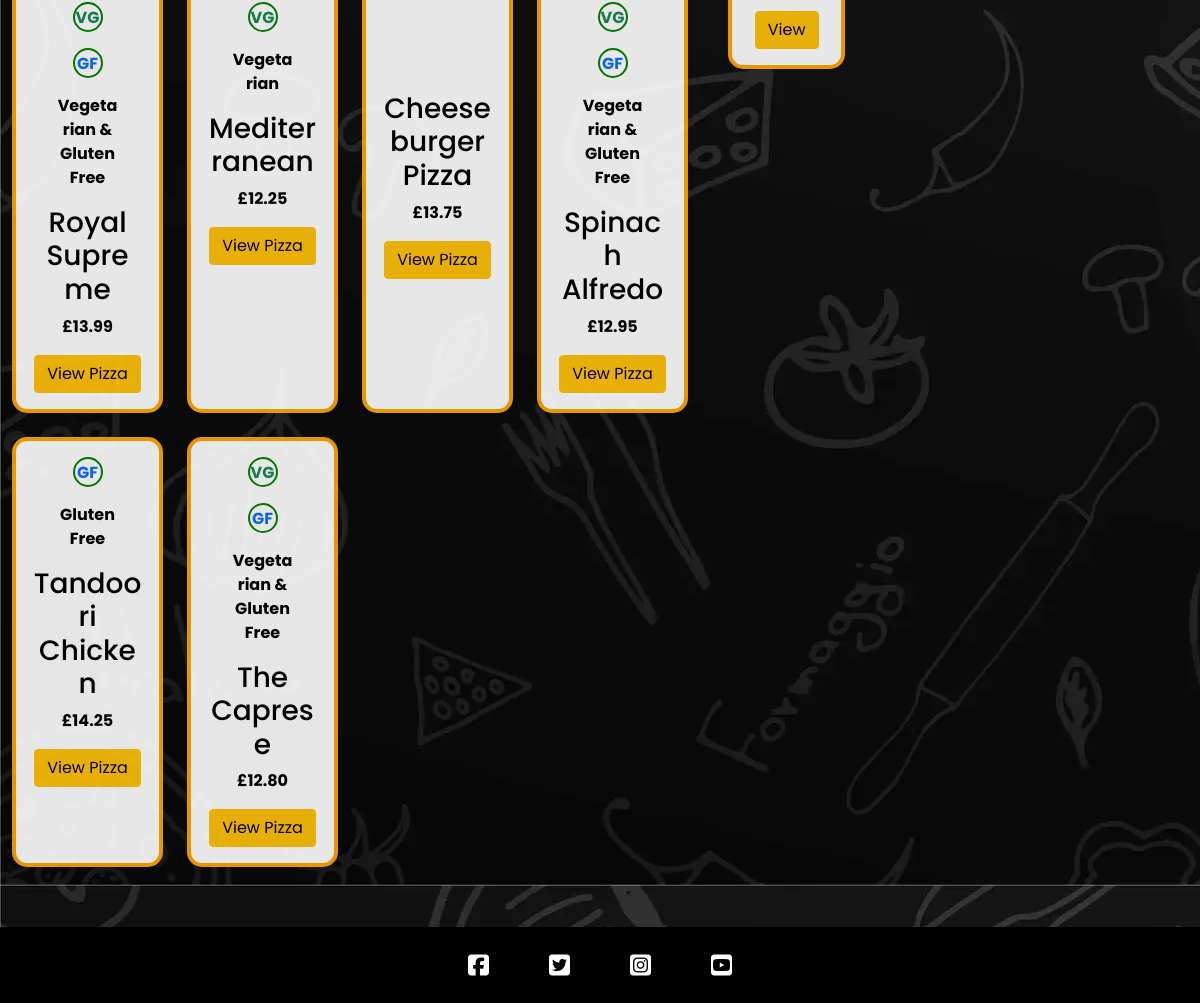
The app's page /menu/ (lower part), older data.
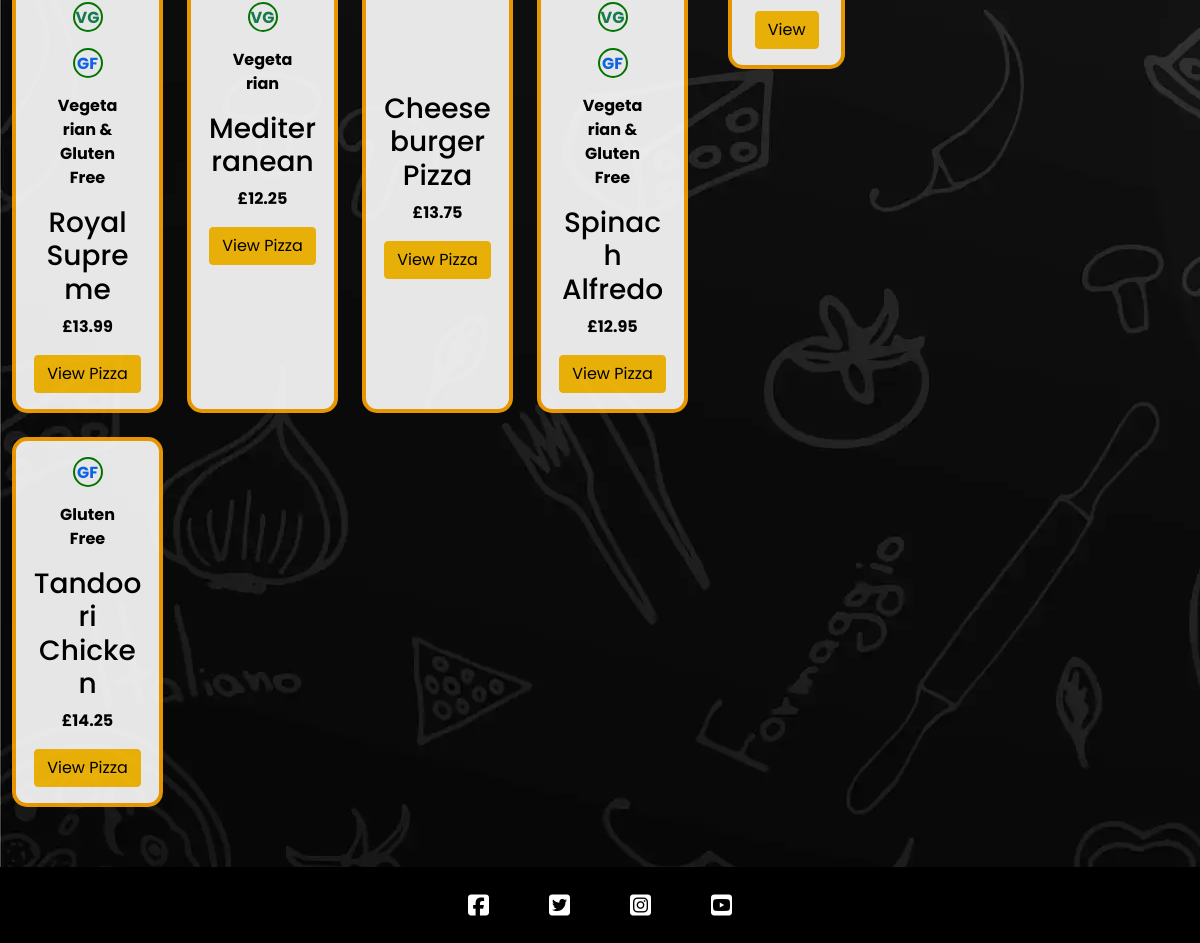
The same page, newer data.
### menu/models.py (models this page shows, shortened)
class Pizza(models.Model):
    name = models.CharField(max_length=120,
                            unique=True)
    description = models.TextField(blank=True)
    active = models.CharField(choices=ACTIVE_CHOICES,
                              max_length=3,
                              blank=False,
                              default="No")
    is_gf = models.CharField(choices=ACTIVE_CHOICES,
                              max_length=3,
                              blank=False,
                              default="No")
    is_veg = models.CharField(choices=ACTIVE_CHOICES,
                              max_length=3,
                              blank=False,
                              default="No")
    price = models.DecimalField(max_digits=6, decimal_places=2)
    class Meta:
        verbose_name_plural = "Artisan Pizzas"

class Extras(models.Model):
    CATEGORIES_CHOICES = [
        ("Desserts", "Desserts"),
        ("Drinks", "Drinks"),
        ("Sides", "Sides"),
    ]
    name = models.CharField(max_length=50, unique=True)
    description = models.TextField(blank=True)
    category = models.CharField(choices=CATEGORIES_CHOICES,
                                max_length=10,
                                blank=False)
    active = models.CharField(choices=ACTIVE_CHOICES,
                              max_length=3,
                              blank=False,
                              default="No")
    price = models.DecimalField(max_digits=6, decimal_places=2)
    class Meta:
        verbose_name_plural = "Desserts, Drinks and Sides"

### menu/views.py (the view)
# urls.py: path('', views.menu_view, name='menu'),
def menu_view(request):
    if request.user.is_staff:
        deal = Deal.objects.all()
        pizza = Pizza.objects.all()
        extra = Extras.objects.all()
    else:
        deal = Deal.objects.filter(active='Yes')
        pizza = Pizza.objects.filter(active="Yes")
        extra = Extras.objects.filter(active='Yes')
    filter = request.GET.get('allergen-filter')
    if filter =="all":
        deal = deal
        pizza = pizza
        messages.add_message(
        request, messages.SUCCESS,
        'All options shown')
    elif filter == "vg":
        pizza = pizza.filter(is_veg="Yes", is_gf="No")
        deal = deal.filter(pizza__is_veg="Yes", pizza__is_gf="No")
        messages.add_message(
        request, messages.SUCCESS,
        'Veg options shown')
    elif filter == "gf":
        pizza =pizza.filter(is_veg="No", is_gf="Yes")
        deal = deal.filter(pizza__is_veg="No", pizza__is_gf="Yes")
        messages.add_message(
        request, messages.SUCCESS,
        'Gluten Free options shown')
    elif filter == "vg_gf":
        pizza =pizza.filter(is_veg="Yes", is_gf="Yes")
        deal = deal.filter(pizza__is_veg="Yes", pizza__is_gf="Yes")
        messages.add_message(
        request, messages.SUCCESS,
        'Veg and Gluten Free shown')
    elif filter == "default":
        messages.add_message(
        request, messages.INFO,
        'Please select an option first')
    template = "menu/menu.html"
    context = {
        "deals": deal,
        "pizza": pizza,
        "extras": extra
    }
    return render(request, template, context)

### menu/templates/menu/menu.html (shortened to what this page needs)
{% extends "base.html" %}
{% load static %}
{% block content %}
<div class="container-fluid secondary-bg d-flex flex-column h-100">
    <div class="row text-dark">
        <div class="col-lg-7">
            <section id="pizzas" class="mb-4">
                <div class="row">
                    {% for item in pizza %}
                    <div class="offset-2 col-8 offset-sm-0 col-sm-3 mb-4">
                        <div class="card h-100">
                            <div class="card-body brand-text text-center">
                                {% if item.is_veg == "Yes" and item.is_gf == "Yes" %}
                                <div class="container text-center">
                                    <div class="row">
                                        <div class="col">
                                            <p class="text-success allergen-circle"><b>VG</b></p>
                                            <p class="text-primary allergen-circle"><b>GF</b></p>
                                            <p><b>Vegetarian & Gluten Free</b></p>
                                        </div>
                                    </div>
                                </div>
                                {% elif item.is_veg == "Yes" %}
                                <div class="container">
                                    <div class="row">
                                        <div class="col">
                                            <p class="text-success allergen-circle"><b>VG</b></p>
                                            <p><b>Vegetarian</b></p>
                                        </div>
                                    </div>
                                </div>
                                {% elif item.is_gf == "Yes" %}
                                <div class="container">
                                    <div class="row">
                                        <div class="col">
                                            <p class="text-primary allergen-circle"><b>GF</b></p>
                                            <p><b>Gluten Free</b></p>
                                        </div>
                                    </div>
                                </div>
                                {% else %}
                                <p class="allergen-circle-none">&nbsp</p>
                                <p class="pt-1"><b>&nbsp</b></p>
                                {% endif %}
                                <h3 class="card-title">{{ item.name }}</h3>
                                <p class="card-text"><b>£{{ item.price }}</b></p>
                                <a href="{% url 'product_detail' item.id %}?item_type=pizza"
                                    class="btn btn-warning">View Pizza</a>
                            </div>
                        </div>
                    </div>
                    {% endfor %}
                </div>
            </section>
        </div>
        <div class="col-8 offset-2 offset-sm-0 col-sm-3 col-md-2 m-md-3 col-lg-2">
            <section id="desserts"class="col-12 col-md-12 col-xl-8">
                <div class="card mb-3">
                    <div class="card-body brand-text text-center">
                        {% for dessert in extras %}
                        {% if dessert.category == "Desserts" %}
                        <a href="{% url 'product_detail' dessert.id %}?item_type=dessert"
                            class="btn btn-warning mt-1">View</a>
                        {% endif %}
                        {% endfor %}
                    </div>
                </div>
            </section>
        </div>
</div>
{% endblock %}

Row changes from the older to the newer data that the page shows:
no longer on this page (row edited): Pizza: is_veg "VG", name "The Caprese", price "12.80"
